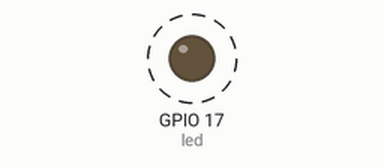
Simulated run of this program. Board: Raspberry Pi (BCM pin numbers). Parts: output pins drawn as LEDs (lit = HIGH). Dashed ring = blinking. The clock reads 2024-03-15 10:24:30 at power-on unless the program sets it; what the program prints to the terminal is not drawn.

Above: at 0.2 s.
Timing chart, 0 to 3.0 s (numbered marks = the images above):
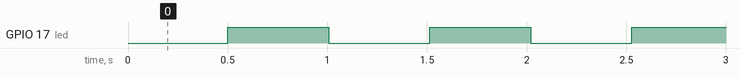

Measured:
- by itself, GPIO 17 (led): alternates HIGH for 0.51 s and LOW for 0.51 s

The program:

blinking-led.py
```python
import gpiozero
import time
from datetime import datetime

# Initialize a PWM LED on GPIO pin 17
led = gpiozero.PWMLED(17)

# Fade in and out continuously
try:
    while True:
        # Fade in: 0% to 100%
        for brightness in range(0, 101):
            led.value = brightness / 100
            time.sleep(0.005)

        # Fade out: 100% to 0%
        for brightness in range(100, -1, -1):
            led.value = brightness / 100
            time.sleep(0.005)

        # Print message with current date and time
        now = datetime.now().strftime('%Y-%m-%d %H:%M:%S')
        print(f"fade out at {now}")
except KeyboardInterrupt:
    led.off()
    print("Stopped fading.")
```
